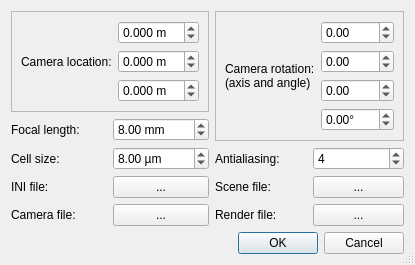
<?xml version="1.0" encoding="UTF-8"?>
<ui version="4.0">
 <class>PovRayCameraDialog</class>
 <widget class="QDialog" name="PovRayCameraDialog">
  <property name="windowModality">
   <enum>Qt::ApplicationModal</enum>
  </property>
  <property name="geometry">
   <rect>
    <x>0</x>
    <y>0</y>
    <width>411</width>
    <height>244</height>
   </rect>
  </property>
  <property name="windowTitle">
   <string>POV-Ray simulated camera</string>
  </property>
  <property name="windowIcon">
   <iconset resource="icons.qrc">
    <normaloff>:/oxygen/icons/oxygen/camera-web.png</normaloff>:/oxygen/icons/oxygen/camera-web.png</iconset>
  </property>
  <property name="sizeGripEnabled">
   <bool>true</bool>
  </property>
  <property name="modal">
   <bool>true</bool>
  </property>
  <layout class="QVBoxLayout" name="verticalLayout">
   <item>
    <layout class="QGridLayout" name="gridLayout">
     <item row="4" column="0">
      <widget class="QLabel" name="label_4">
       <property name="text">
        <string>Focal length:</string>
       </property>
      </widget>
     </item>
     <item row="7" column="1">
      <widget class="QPushButton" name="cameraFile">
       <property name="text">
        <string>...</string>
       </property>
      </widget>
     </item>
     <item row="5" column="2">
      <widget class="QLabel" name="label_9">
       <property name="text">
        <string>Antialiasing:</string>
       </property>
      </widget>
     </item>
     <item row="5" column="3">
      <widget class="QSpinBox" name="antialiasing">
       <property name="maximum">
        <number>16</number>
       </property>
       <property name="value">
        <number>4</number>
       </property>
      </widget>
     </item>
     <item row="5" column="1">
      <widget class="QDoubleSpinBox" name="cellSize">
       <property name="suffix">
        <string> µm</string>
       </property>
       <property name="minimum">
        <double>0.100000000000000</double>
       </property>
       <property name="singleStep">
        <double>0.100000000000000</double>
       </property>
       <property name="value">
        <double>8.000000000000000</double>
       </property>
      </widget>
     </item>
     <item row="6" column="3">
      <widget class="QPushButton" name="sceneFile">
       <property name="text">
        <string>...</string>
       </property>
      </widget>
     </item>
     <item row="7" column="0">
      <widget class="QLabel" name="label_7">
       <property name="text">
        <string>Camera file:</string>
       </property>
      </widget>
     </item>
     <item row="6" column="1">
      <widget class="QPushButton" name="iniFile">
       <property name="text">
        <string>...</string>
       </property>
      </widget>
     </item>
     <item row="4" column="1">
      <widget class="QDoubleSpinBox" name="focal">
       <property name="suffix">
        <string> mm</string>
       </property>
       <property name="singleStep">
        <double>0.100000000000000</double>
       </property>
       <property name="value">
        <double>8.000000000000000</double>
       </property>
      </widget>
     </item>
     <item row="6" column="0">
      <widget class="QLabel" name="label_5">
       <property name="text">
        <string>INI file:</string>
       </property>
      </widget>
     </item>
     <item row="7" column="2">
      <widget class="QLabel" name="label_8">
       <property name="text">
        <string>Render file:</string>
       </property>
      </widget>
     </item>
     <item row="7" column="3">
      <widget class="QPushButton" name="renderFile">
       <property name="text">
        <string>...</string>
       </property>
      </widget>
     </item>
     <item row="5" column="0">
      <widget class="QLabel" name="label_3">
       <property name="text">
        <string>Cell size:</string>
       </property>
      </widget>
     </item>
     <item row="6" column="2">
      <widget class="QLabel" name="label_6">
       <property name="text">
        <string>Scene file:</string>
       </property>
      </widget>
     </item>
     <item row="0" column="0" rowspan="4" colspan="2">
      <widget class="QFrame" name="frame">
       <property name="frameShape">
        <enum>QFrame::StyledPanel</enum>
       </property>
       <property name="frameShadow">
        <enum>QFrame::Raised</enum>
       </property>
       <layout class="QGridLayout" name="gridLayout_2">
        <item row="1" column="1">
         <widget class="QDoubleSpinBox" name="camLocX">
          <property name="suffix">
           <string> m</string>
          </property>
          <property name="decimals">
           <number>3</number>
          </property>
          <property name="minimum">
           <double>-99.989999999999995</double>
          </property>
          <property name="singleStep">
           <double>0.100000000000000</double>
          </property>
         </widget>
        </item>
        <item row="2" column="1">
         <widget class="QDoubleSpinBox" name="camLocY">
          <property name="suffix">
           <string> m</string>
          </property>
          <property name="decimals">
           <number>3</number>
          </property>
          <property name="minimum">
           <double>-99.989999999999995</double>
          </property>
          <property name="singleStep">
           <double>0.100000000000000</double>
          </property>
         </widget>
        </item>
        <item row="3" column="1">
         <widget class="QDoubleSpinBox" name="camLocZ">
          <property name="suffix">
           <string> m</string>
          </property>
          <property name="decimals">
           <number>3</number>
          </property>
          <property name="minimum">
           <double>-99.989999999999995</double>
          </property>
          <property name="singleStep">
           <double>0.100000000000000</double>
          </property>
         </widget>
        </item>
        <item row="1" column="0" rowspan="3">
         <widget class="QLabel" name="label">
          <property name="text">
           <string>Camera location:</string>
          </property>
         </widget>
        </item>
       </layout>
      </widget>
     </item>
     <item row="0" column="2" rowspan="5" colspan="2">
      <widget class="QFrame" name="frame_2">
       <property name="frameShape">
        <enum>QFrame::StyledPanel</enum>
       </property>
       <property name="frameShadow">
        <enum>QFrame::Raised</enum>
       </property>
       <layout class="QGridLayout" name="gridLayout_3">
        <item row="2" column="1">
         <widget class="QDoubleSpinBox" name="camAxisY">
          <property name="minimum">
           <double>-180.000000000000000</double>
          </property>
          <property name="maximum">
           <double>180.000000000000000</double>
          </property>
         </widget>
        </item>
        <item row="3" column="1">
         <widget class="QDoubleSpinBox" name="camAxisZ">
          <property name="minimum">
           <double>-180.000000000000000</double>
          </property>
          <property name="maximum">
           <double>180.000000000000000</double>
          </property>
         </widget>
        </item>
        <item row="1" column="1">
         <widget class="QDoubleSpinBox" name="camAxisX">
          <property name="minimum">
           <double>-180.000000000000000</double>
          </property>
          <property name="maximum">
           <double>180.000000000000000</double>
          </property>
         </widget>
        </item>
        <item row="4" column="1">
         <widget class="QDoubleSpinBox" name="camRotAngle">
          <property name="suffix">
           <string>°</string>
          </property>
          <property name="minimum">
           <double>-180.000000000000000</double>
          </property>
          <property name="maximum">
           <double>180.000000000000000</double>
          </property>
         </widget>
        </item>
        <item row="1" column="0" rowspan="4">
         <widget class="QLabel" name="label_2">
          <property name="text">
           <string>&lt;html&gt;&lt;head/&gt;&lt;body&gt;&lt;p&gt;Camera rotation:&lt;br/&gt;(axis and angle)&lt;/p&gt;&lt;/body&gt;&lt;/html&gt;</string>
          </property>
         </widget>
        </item>
       </layout>
      </widget>
     </item>
    </layout>
   </item>
   <item>
    <spacer name="verticalSpacer">
     <property name="orientation">
      <enum>Qt::Vertical</enum>
     </property>
     <property name="sizeHint" stdset="0">
      <size>
       <width>20</width>
       <height>40</height>
      </size>
     </property>
    </spacer>
   </item>
   <item>
    <widget class="QDialogButtonBox" name="buttonBox">
     <property name="orientation">
      <enum>Qt::Horizontal</enum>
     </property>
     <property name="standardButtons">
      <set>QDialogButtonBox::Cancel|QDialogButtonBox::Ok</set>
     </property>
    </widget>
   </item>
  </layout>
 </widget>
 <resources>
  <include location="icons.qrc"/>
 </resources>
 <connections>
  <connection>
   <sender>buttonBox</sender>
   <signal>accepted()</signal>
   <receiver>PovRayCameraDialog</receiver>
   <slot>accept()</slot>
   <hints>
    <hint type="sourcelabel">
     <x>248</x>
     <y>254</y>
    </hint>
    <hint type="destinationlabel">
     <x>157</x>
     <y>274</y>
    </hint>
   </hints>
  </connection>
  <connection>
   <sender>buttonBox</sender>
   <signal>rejected()</signal>
   <receiver>PovRayCameraDialog</receiver>
   <slot>reject()</slot>
   <hints>
    <hint type="sourcelabel">
     <x>316</x>
     <y>260</y>
    </hint>
    <hint type="destinationlabel">
     <x>286</x>
     <y>274</y>
    </hint>
   </hints>
  </connection>
  <connection>
   <sender>camLocX</sender>
   <signal>valueChanged(double)</signal>
   <receiver>PovRayCameraDialog</receiver>
   <slot>locXChanged(double)</slot>
   <hints>
    <hint type="sourcelabel">
     <x>185</x>
     <y>16</y>
    </hint>
    <hint type="destinationlabel">
     <x>246</x>
     <y>118</y>
    </hint>
   </hints>
  </connection>
  <connection>
   <sender>camLocY</sender>
   <signal>valueChanged(double)</signal>
   <receiver>PovRayCameraDialog</receiver>
   <slot>locYChanged(double)</slot>
   <hints>
    <hint type="sourcelabel">
     <x>185</x>
     <y>43</y>
    </hint>
    <hint type="destinationlabel">
     <x>246</x>
     <y>118</y>
    </hint>
   </hints>
  </connection>
  <connection>
   <sender>camLocZ</sender>
   <signal>valueChanged(double)</signal>
   <receiver>PovRayCameraDialog</receiver>
   <slot>locZChanged(double)</slot>
   <hints>
    <hint type="sourcelabel">
     <x>185</x>
     <y>70</y>
    </hint>
    <hint type="destinationlabel">
     <x>246</x>
     <y>118</y>
    </hint>
   </hints>
  </connection>
  <connection>
   <sender>camAxisX</sender>
   <signal>valueChanged(double)</signal>
   <receiver>PovRayCameraDialog</receiver>
   <slot>rotAxisXChanged(double)</slot>
   <hints>
    <hint type="sourcelabel">
     <x>429</x>
     <y>16</y>
    </hint>
    <hint type="destinationlabel">
     <x>246</x>
     <y>118</y>
    </hint>
   </hints>
  </connection>
  <connection>
   <sender>camAxisY</sender>
   <signal>valueChanged(double)</signal>
   <receiver>PovRayCameraDialog</receiver>
   <slot>rotAxisYChanged(double)</slot>
   <hints>
    <hint type="sourcelabel">
     <x>429</x>
     <y>43</y>
    </hint>
    <hint type="destinationlabel">
     <x>246</x>
     <y>118</y>
    </hint>
   </hints>
  </connection>
  <connection>
   <sender>camAxisZ</sender>
   <signal>valueChanged(double)</signal>
   <receiver>PovRayCameraDialog</receiver>
   <slot>rotAxisZChanged(double)</slot>
   <hints>
    <hint type="sourcelabel">
     <x>429</x>
     <y>70</y>
    </hint>
    <hint type="destinationlabel">
     <x>246</x>
     <y>118</y>
    </hint>
   </hints>
  </connection>
  <connection>
   <sender>camRotAngle</sender>
   <signal>valueChanged(double)</signal>
   <receiver>PovRayCameraDialog</receiver>
   <slot>rotationAngleChanged(double)</slot>
   <hints>
    <hint type="sourcelabel">
     <x>429</x>
     <y>97</y>
    </hint>
    <hint type="destinationlabel">
     <x>246</x>
     <y>118</y>
    </hint>
   </hints>
  </connection>
  <connection>
   <sender>focal</sender>
   <signal>valueChanged(double)</signal>
   <receiver>PovRayCameraDialog</receiver>
   <slot>focalLengthChanged(double)</slot>
   <hints>
    <hint type="sourcelabel">
     <x>185</x>
     <y>97</y>
    </hint>
    <hint type="destinationlabel">
     <x>246</x>
     <y>118</y>
    </hint>
   </hints>
  </connection>
  <connection>
   <sender>cellSize</sender>
   <signal>valueChanged(double)</signal>
   <receiver>PovRayCameraDialog</receiver>
   <slot>cellSizeChanged(double)</slot>
   <hints>
    <hint type="sourcelabel">
     <x>185</x>
     <y>124</y>
    </hint>
    <hint type="destinationlabel">
     <x>246</x>
     <y>118</y>
    </hint>
   </hints>
  </connection>
  <connection>
   <sender>iniFile</sender>
   <signal>clicked()</signal>
   <receiver>PovRayCameraDialog</receiver>
   <slot>changeIniFile()</slot>
   <hints>
    <hint type="sourcelabel">
     <x>185</x>
     <y>151</y>
    </hint>
    <hint type="destinationlabel">
     <x>246</x>
     <y>118</y>
    </hint>
   </hints>
  </connection>
  <connection>
   <sender>sceneFile</sender>
   <signal>clicked()</signal>
   <receiver>PovRayCameraDialog</receiver>
   <slot>changeSceneFile()</slot>
   <hints>
    <hint type="sourcelabel">
     <x>429</x>
     <y>151</y>
    </hint>
    <hint type="destinationlabel">
     <x>246</x>
     <y>118</y>
    </hint>
   </hints>
  </connection>
  <connection>
   <sender>cameraFile</sender>
   <signal>clicked()</signal>
   <receiver>PovRayCameraDialog</receiver>
   <slot>changeCameraFile()</slot>
   <hints>
    <hint type="sourcelabel">
     <x>185</x>
     <y>179</y>
    </hint>
    <hint type="destinationlabel">
     <x>246</x>
     <y>118</y>
    </hint>
   </hints>
  </connection>
  <connection>
   <sender>renderFile</sender>
   <signal>clicked()</signal>
   <receiver>PovRayCameraDialog</receiver>
   <slot>changeRenderFile()</slot>
   <hints>
    <hint type="sourcelabel">
     <x>429</x>
     <y>179</y>
    </hint>
    <hint type="destinationlabel">
     <x>246</x>
     <y>118</y>
    </hint>
   </hints>
  </connection>
  <connection>
   <sender>antialiasing</sender>
   <signal>valueChanged(int)</signal>
   <receiver>PovRayCameraDialog</receiver>
   <slot>antialiasingChanged(int)</slot>
   <hints>
    <hint type="sourcelabel">
     <x>429</x>
     <y>124</y>
    </hint>
    <hint type="destinationlabel">
     <x>246</x>
     <y>118</y>
    </hint>
   </hints>
  </connection>
 </connections>
 <slots>
  <slot>locXChanged(double)</slot>
  <slot>locYChanged(double)</slot>
  <slot>locZChanged(double)</slot>
  <slot>rotAxisXChanged(double)</slot>
  <slot>rotAxisYChanged(double)</slot>
  <slot>rotAxisZChanged(double)</slot>
  <slot>rotationAngleChanged(double)</slot>
  <slot>focalLengthChanged(double)</slot>
  <slot>cellSizeChanged(double)</slot>
  <slot>antialiasingChanged(int)</slot>
  <slot>changeIniFile()</slot>
  <slot>changeSceneFile()</slot>
  <slot>changeCameraFile()</slot>
  <slot>changeRenderFile()</slot>
 </slots>
</ui>
